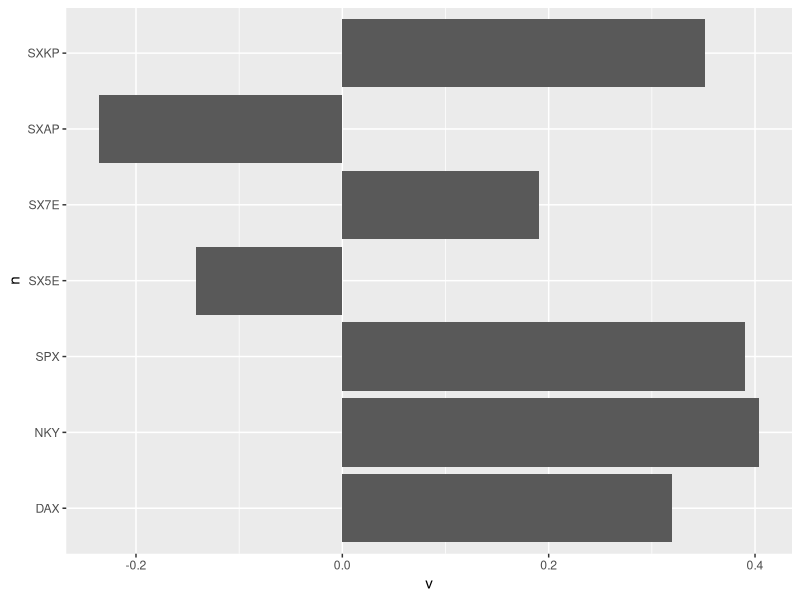

This figure's R source:
library(ggplot2)
library(dplyr)
library(tidyr)
library(magrittr)

data <- as_tibble(read.csv('Portfolio.csv'))

model <- lm(PORTFOLIO ~ 0 + ., data %>% select(-T))

summary(model)

# The futures-hedges represent a gross exposure equal to
sum(abs(coef(model))) * 100
# 203.343%

# Net exposure is
sum(coef(model)) * 100
# 127.7717

# Testing the model
new <- c(0.01, 0.01, 0.02, -0.05, 0.0, 0.01, 0.07)
predict(model, new %>% t %>% as.data.frame %>% set_colnames(names(coef(model))))
# 0.04439101 

# Taking a look at the coefficients
ggplot(data.frame(n=names(coef(model)), v=coef(model)), aes(x=n, y=v)) + 
  geom_bar(stat="identity") + coord_flip()
